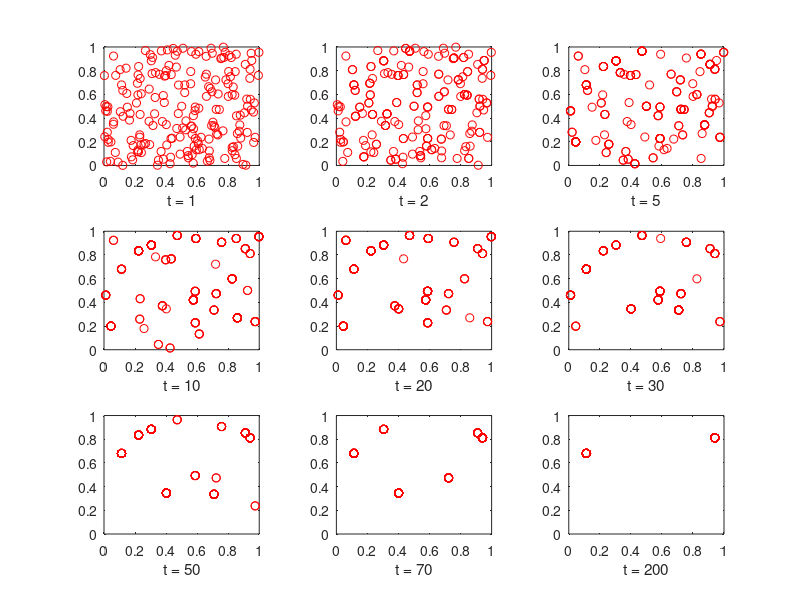

MATLAB code to generate this figure:
% resampling parameters
M = 200;
X = rand(M, 2);
W = [1:M] ./ M;

for t = 1:200
    % particle filter estimation
    for m = 1:M
        seed = rand(1);
        X(m, :, t + 1) = X(find(W > seed, 1), :, t);
    end
end


% plot resampling of particles
t_range = [1, 2, 5, 10, 20, 30, 50, 70, 200];
figure(1);
clf;

for plot_index = 1:length(t_range)
    t = t_range(plot_index);
    
    subplot(3, 3, plot_index);
    plot(X(:, 1, t), X(:, 2, t),'ro');
    axis([0 1 0 1]);
    xlabel(['t = ' num2str(t)]);
end
